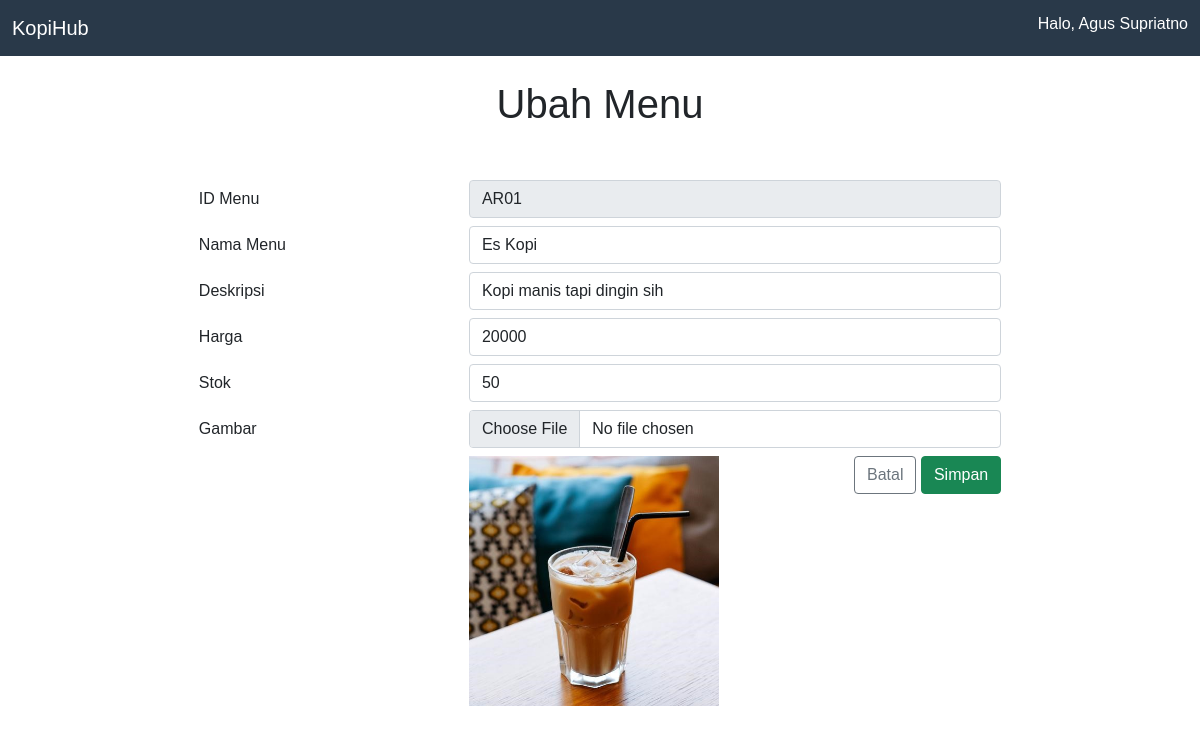
Screenshot of /view/menu/view-ubah-menu.php?id_menu=AR01 (signed in) with the database file from the repository.
### tables this page shows
CREATE TABLE `menu` (
  `id_menu` varchar(4) NOT NULL,
  `nama_menu` varchar(50) NOT NULL,
  `harga` double NOT NULL,
  `stok` int(11) DEFAULT NULL,
  `gambar_menu` varchar(50) NOT NULL,
  `deskripsi` text DEFAULT NULL,
  PRIMARY KEY (`id_menu`) USING BTREE
);

### view/menu/view-ubah-menu.php (the view, shortened to what this page needs)
<?php
require('../../functions.php');
$id_menu = $_GET['id_menu'];
$data = getDataMenu($id_menu)->fetch_assoc();
?>
<body>
    <div class="mt-4" align="center">
        <h1>Ubah Menu</h1>
        <form action="crud/ubah-menu.php" method="post" class="mt-5" runat="server" enctype="multipart/form-data">
            <table class="table-sm">
                <tr>
                    <td width="25%">ID Menu</td>
                    <td width="50%"><input type="text" name="idMenu" class="form-control" readonly value="<?= $data["id_menu"]; ?>"></td>
                </tr>
                <tr>
                    <td>Nama Menu</td>
                    <td><input type="text" name="nama" class="form-control" required value="<?= $data["nama_menu"]; ?>"></td>
                </tr>
                <tr>
                    <td>Deskripsi</td>
                    <td><input type="text" name="deskripsi" class="form-control" required value="<?= $data["deskripsi"]; ?>"></td>
                </tr>
                <tr>
                    <td>Harga</td>
                    <td><input type="text" name="harga" class="form-control" required value="<?= $data["harga"]; ?>"></td>
                </tr>
                <tr>
                    <td>Stok</td>
                    <td><input type="number" name="stok" class="form-control" required value="<?= $data["stok"]; ?>"></td>
                </tr>
                <tr>
                    <td>Gambar</td>
                    <td><input type="file" name="gambar" class="form-control" id="file" value="<?= $data["gambar_menu"]; ?>"></td>
                </tr>
                <tr>
                    <td></td>
                    <td align="right">
                        <img align="left" class="gambar mb-3" src="images/<?= $data['gambar_menu']; ?>" alt="Pilih Gambar" id="gambar" onError="$(this).hide();">
                        <a href="view-lihat-menu.php" class="btn btn-outline-secondary">Batal</a>
                        <input type="submit" name="TblSimpan" value="Simpan" class="btn btn-success">
                    </td>
                </tr>
            </table>
        </form>
    </div>
</body>

### style.css (style rules this page uses)
body { font-family: 'Quicksand', sans-serif; }

### view/menu/view-ubah-menu.php (style rules this page uses)
.gambar { max-width: 250px; max-height: 250px; }

### rows the page displays
menu: idMenu "AR01", nama "Es Kopi", deskripsi "Kopi manis tapi dingin sih", harga "20000", stok "50", gambar_menu (picture)

### other values shown
$_SESSION["nama"] "Agus Supriatno"
